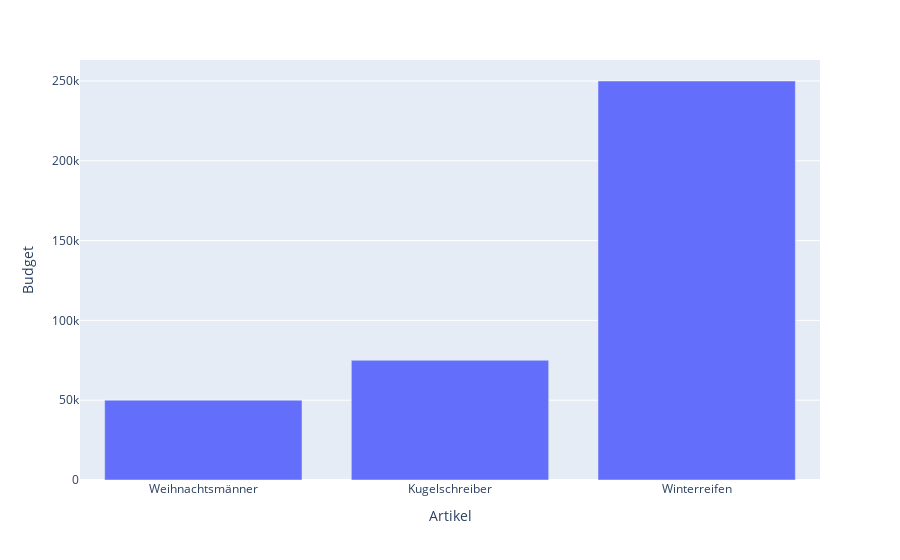

Notebook cell for this chart:
### Markdown cell above
## Bar Chart

Balken für die einzelnen Namen und Werte. Ähnlich zum Pie Chart.
- Kann auch zeitliche Abläufe darstellen
- Kann mehr Werte als ein Pie Chart übersichtlich darstellen
- Kann ähnliche Werte über absolute Zahlen darstellen

### Code cell
import pandas as pd

budget = pd.DataFrame({"Artikel": ["Weihnachtsmänner", "Kugelschreiber", "Winterreifen"],
                       "Budget": [50000, 75000, 250000]})

px.bar(budget, x="Artikel", y="Budget")

### Figure 1 — Plotly figure (JSON) as saved in the notebook; plotly's stock layout.template omitted (floating-point values rounded to 4 significant figures)
{"data": [{"alignmentgroup": "True", "hovertemplate": "Artikel=%{x}<br>Budget=%{y}<extra></extra>", "legendgroup": "", "marker": {"color": "#636efa", "pattern": {"shape": ""}}, "name": "", "offsetgroup": "", "orientation": "v", "showlegend": false, "textposition": "auto", "type": "bar", "x": ["Weihnachtsmänner", "Kugelschreiber", "Winterreifen"], "xaxis": "x", "y": [50000, 75000, 250000], "yaxis": "y"}], "layout": {"barmode": "relative", "legend": {"tracegroupgap": 0}, "margin": {"t": 60}, "xaxis": {"anchor": "y", "domain": [0, 1], "title": {"text": "Artikel"}}, "yaxis": {"anchor": "x", "domain": [0, 1], "title": {"text": "Budget"}}}}
